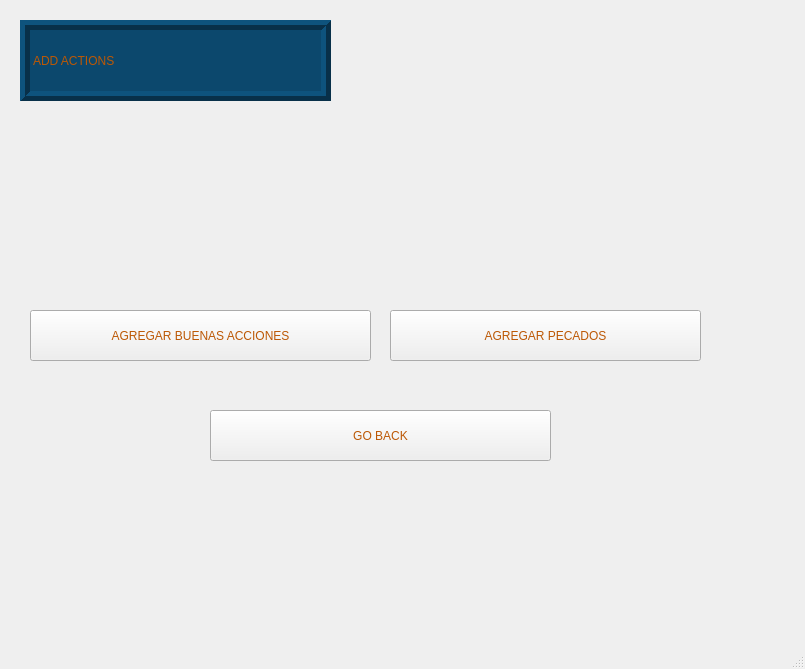
<?xml version="1.0" encoding="UTF-8"?>
<ui version="4.0">
 <class>Ventana_SumarAcciones</class>
 <widget class="QMainWindow" name="Ventana_SumarAcciones">
  <property name="geometry">
   <rect>
    <x>0</x>
    <y>0</y>
    <width>805</width>
    <height>669</height>
   </rect>
  </property>
  <property name="windowTitle">
   <string>MainWindow</string>
  </property>
  <widget class="QWidget" name="centralwidget">
   <widget class="QLabel" name="lbl_Actions">
    <property name="geometry">
     <rect>
      <x>20</x>
      <y>20</y>
      <width>311</width>
      <height>81</height>
     </rect>
    </property>
    <property name="styleSheet">
     <string notr="true">background-color: rgb(12, 72, 109);
font: 75 italic 24pt &quot;Times New Roman&quot;;
color: rgb(188, 88, 5);</string>
    </property>
    <property name="frameShape">
     <enum>QFrame::Box</enum>
    </property>
    <property name="frameShadow">
     <enum>QFrame::Raised</enum>
    </property>
    <property name="lineWidth">
     <number>5</number>
    </property>
    <property name="text">
     <string>ADD ACTIONS</string>
    </property>
   </widget>
   <widget class="QPushButton" name="btn_BuenasAcciones">
    <property name="geometry">
     <rect>
      <x>30</x>
      <y>310</y>
      <width>341</width>
      <height>51</height>
     </rect>
    </property>
    <property name="styleSheet">
     <string notr="true">font: 75 italic 18pt &quot;Times New Roman&quot;;
color: rgb(188, 88, 5);</string>
    </property>
    <property name="text">
     <string>AGREGAR BUENAS ACCIONES</string>
    </property>
   </widget>
   <widget class="QPushButton" name="btn_Pecados">
    <property name="geometry">
     <rect>
      <x>390</x>
      <y>310</y>
      <width>311</width>
      <height>51</height>
     </rect>
    </property>
    <property name="styleSheet">
     <string notr="true">font: 75 italic 18pt &quot;Times New Roman&quot;;
color: rgb(188, 88, 5);</string>
    </property>
    <property name="text">
     <string>AGREGAR PECADOS</string>
    </property>
   </widget>
   <widget class="QPushButton" name="btn_GoBack">
    <property name="geometry">
     <rect>
      <x>210</x>
      <y>410</y>
      <width>341</width>
      <height>51</height>
     </rect>
    </property>
    <property name="styleSheet">
     <string notr="true">font: 75 italic 18pt &quot;Times New Roman&quot;;
color: rgb(188, 88, 5);</string>
    </property>
    <property name="text">
     <string>GO BACK</string>
    </property>
   </widget>
   <widget class="QLabel" name="label">
    <property name="geometry">
     <rect>
      <x>0</x>
      <y>0</y>
      <width>761</width>
      <height>591</height>
     </rect>
    </property>
    <property name="text">
     <string/>
    </property>
    <property name="textFormat">
     <enum>Qt::AutoText</enum>
    </property>
    <property name="pixmap">
     <pixmap resource="Imagenes.qrc">:/Listas/fondo_SumarAcciones.jpg</pixmap>
    </property>
    <property name="scaledContents">
     <bool>true</bool>
    </property>
   </widget>
   <zorder>label</zorder>
   <zorder>lbl_Actions</zorder>
   <zorder>btn_BuenasAcciones</zorder>
   <zorder>btn_Pecados</zorder>
   <zorder>btn_GoBack</zorder>
  </widget>
  <widget class="QMenuBar" name="menubar">
   <property name="geometry">
    <rect>
     <x>0</x>
     <y>0</y>
     <width>805</width>
     <height>21</height>
    </rect>
   </property>
  </widget>
  <widget class="QStatusBar" name="statusbar"/>
 </widget>
 <resources>
  <include location="Imagenes.qrc"/>
 </resources>
 <connections/>
</ui>
